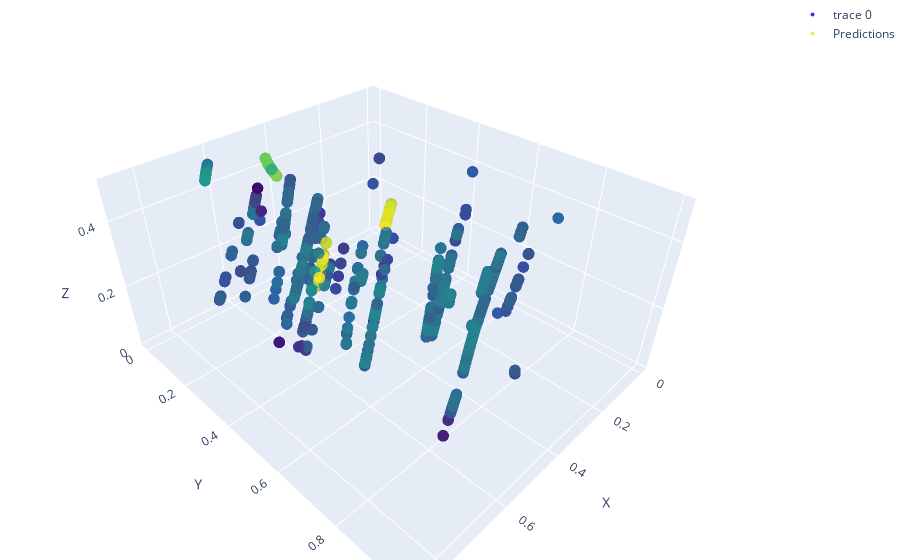

The notebook cell saved with this chart:
### Code cell
# Extract relevant rows from deposit_data for the test set
test_data_xyz = deposit_data.loc[idx_test, ['X', 'Y', 'Z']].values

# Create 3D scatter plot
fig = go.Figure(data=[go.Scatter3d(
    x=test_data_xyz[:, 0],  # X coordinates
    y=test_data_xyz[:, 1],  # Y coordinates
    z=test_data_xyz[:, 2],  # Z coordinates
    mode='markers',
    marker=dict(
        size=4,
        color='blue',  # Color of markers
        opacity=0.8
    )
)])

# Add test predictions
fig.add_trace(go.Scatter3d(
    x=test_data_xyz[:, 0],
    y=test_data_xyz[:, 1],
    z=test_data_xyz[:, 2],
    mode='markers',
    marker=dict(
        size=4,
        color=test_predictions,  # Color based on predictions
        colorscale='Viridis',    # Color scale
        opacity=0.8
    ),
    name='Predictions'
))

# Update layout
fig.update_layout(scene=dict(
    xaxis_title='X',
    yaxis_title='Y',
    zaxis_title='Z'),
    title='Test Predictions in 3D',
    margin=dict(l=0, r=0, b=0, t=0)
)

# Show plot
fig.show()

### Figure 1 — Plotly figure (JSON) as saved in the notebook; plotly's stock layout.template omitted (floating-point values rounded to 4 significant figures; data arrays with more than 128 entries replaced by an {"elided": "..."} marker saying what was removed)
{"data": [{"marker": {"color": "blue", "opacity": 0.8, "size": 4}, "mode": "markers", "type": "scatter3d", "x": {"elided": "786 float values"}, "y": {"elided": "786 float values"}, "z": {"elided": "786 float values"}}, {"marker": {"color": {"elided": "786 float values"}, "colorscale": [[0, "#440154"], [0.1111, "#482878"], [0.2222, "#3e4989"], [0.3333, "#31688e"], [0.4444, "#26828e"], [0.5556, "#1f9e89"], [0.6667, "#35b779"], [0.7778, "#6ece58"], [0.8889, "#b5de2b"], [1, "#fde725"]], "opacity": 0.8, "size": 4}, "mode": "markers", "name": "Predictions", "type": "scatter3d", "x": {"elided": "786 float values"}, "y": {"elided": "786 float values"}, "z": {"elided": "786 float values"}}], "layout": {"margin": {"b": 0, "l": 0, "r": 0, "t": 0}, "scene": {"xaxis": {"title": {"text": "X"}}, "yaxis": {"title": {"text": "Y"}}, "zaxis": {"title": {"text": "Z"}}}, "title": {"text": "Test Predictions in 3D"}}}
